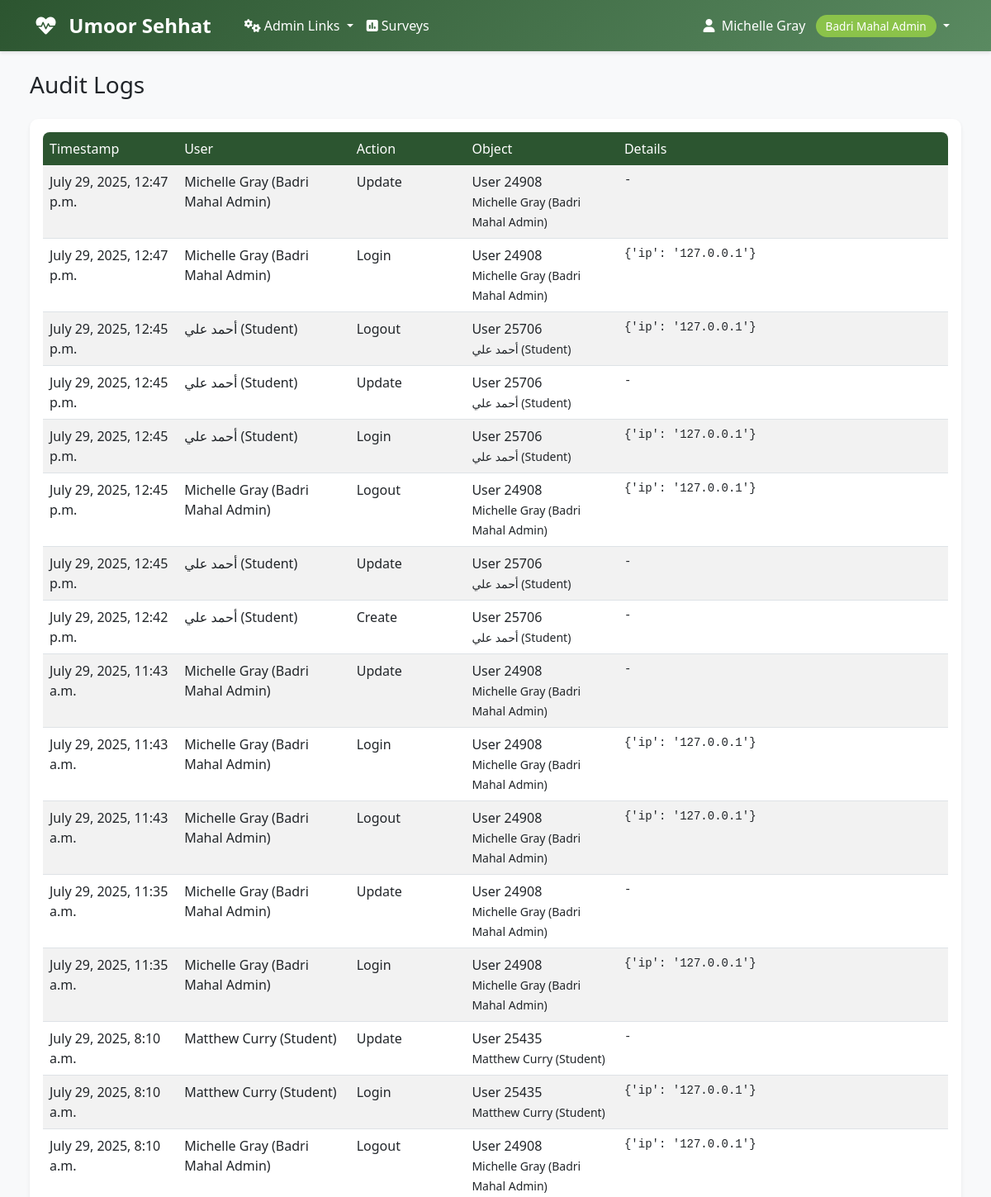
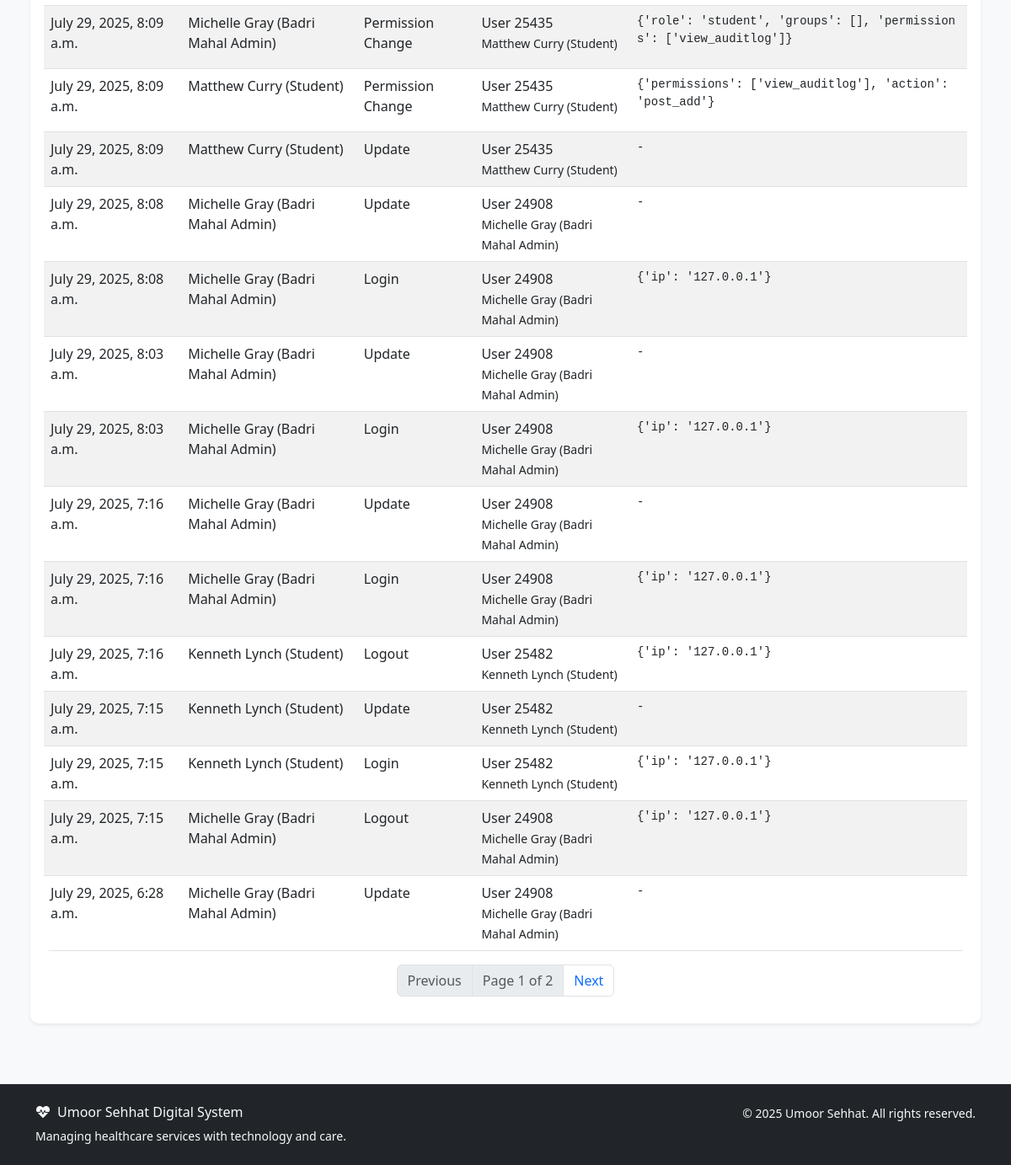
/accounts/audit-logs/ (signed in), run on an earlier commit of the app's database (2 pictures, top to bottom).
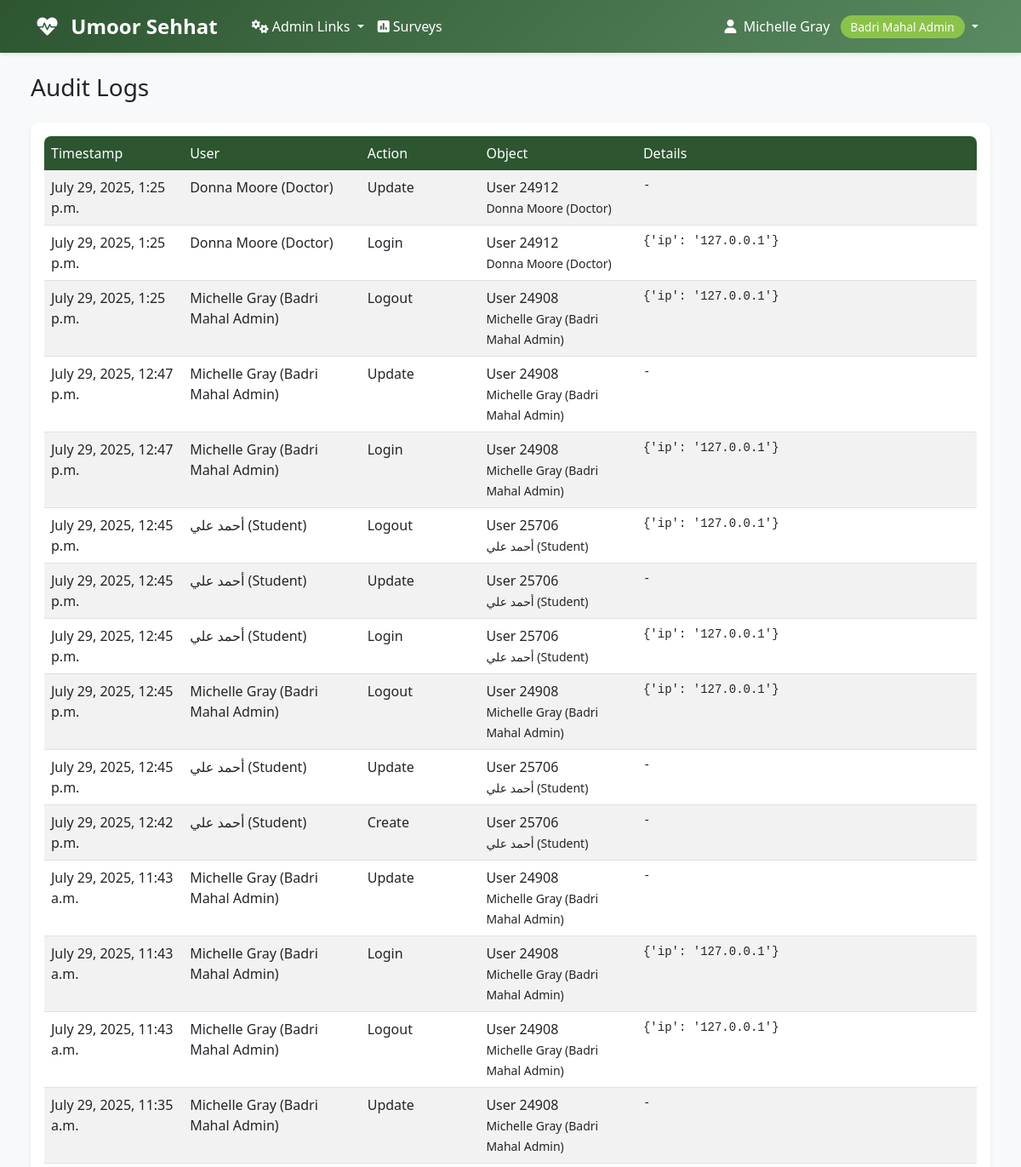
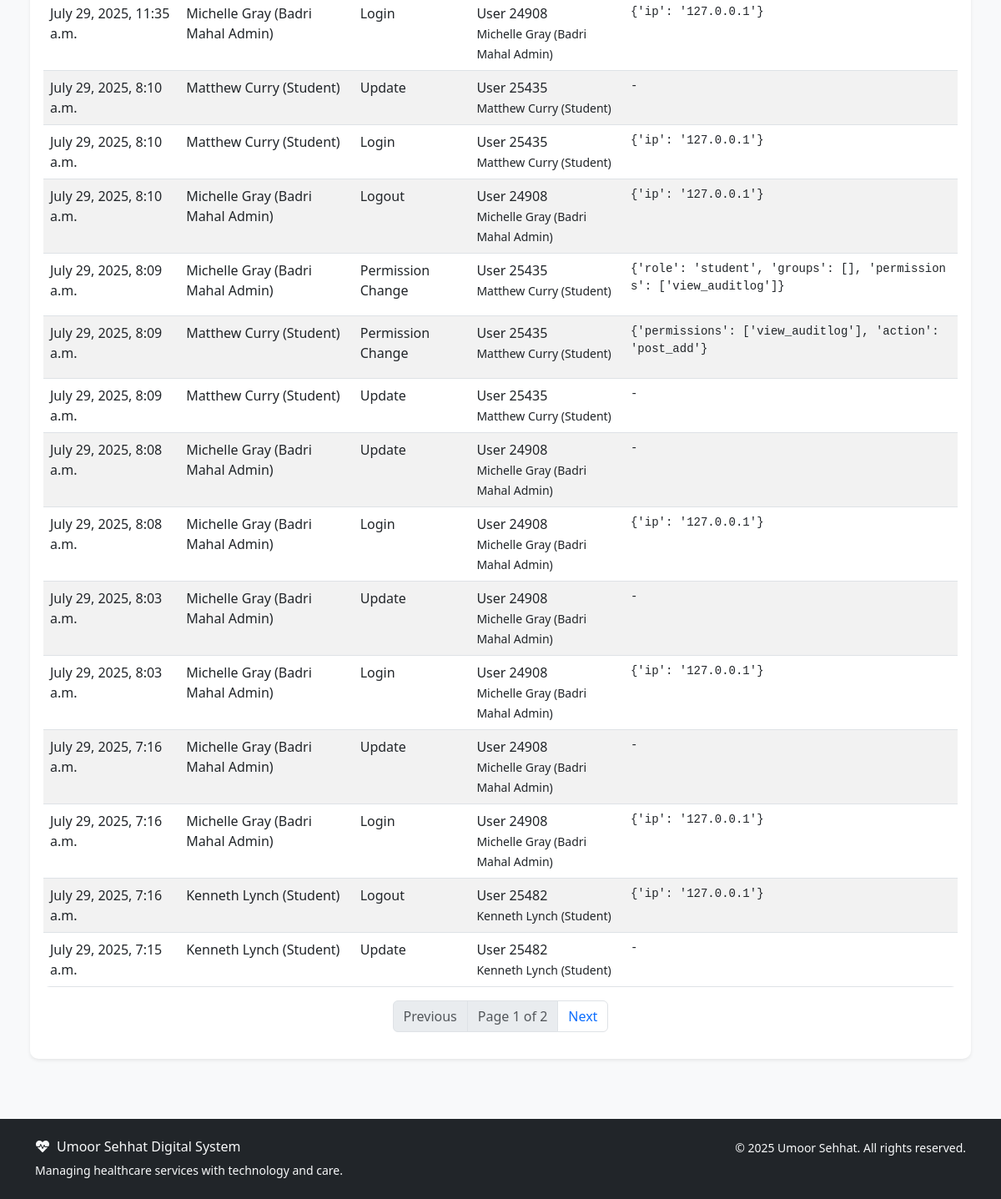
And on a later commit of the database (2 pictures, top to bottom).
### accounts/models.py (models this page shows, shortened)
class AuditLog(models.Model):
    ACTION_CHOICES = [
        ('create', 'Create'),
        ('update', 'Update'),
        ('delete', 'Delete'),
        ('login', 'Login'),
        ('logout', 'Logout'),
        ('permission_change', 'Permission Change'),
        ('other', 'Other'),
    ]
    user = models.ForeignKey(User, on_delete=models.SET_NULL, null=True, blank=True, related_name='audit_logs')
    action = models.CharField(max_length=32, choices=ACTION_CHOICES)
    object_type = models.CharField(max_length=64, blank=True, null=True)
    object_id = models.CharField(max_length=64, blank=True, null=True)
    object_repr = models.CharField(max_length=256, blank=True, null=True)
    timestamp = models.DateTimeField(auto_now_add=True)
    extra_data = models.JSONField(blank=True, null=True)
    class Meta:
        ordering = ['-timestamp']
        verbose_name = 'Audit Log'
        verbose_name_plural = 'Audit Logs'

class User(AbstractUser):
    ROLE_CHOICES = [
        ('aamil', 'Aamil'),
        ('moze_coordinator', 'Moze Coordinator'),
        ('doctor', 'Doctor'),
        ('student', 'Student'),
        ('badri_mahal_admin', 'Badri Mahal Admin'),
    ]
    role = models.CharField(max_length=20, choices=ROLE_CHOICES, default='student')
    its_id = models.CharField(
        max_length=8,
        unique=True,
        null=True,
        blank=True,
        validators=[RegexValidator(
            regex=r'^\d{8}$',
            message='ITS ID must be exactly 8 digits',
            code='invalid_its_id'
        )],
        help_text='8-digit ITS ID'
    )
    phone_number = models.CharField(max_length=15, blank=True, null=True)
    profile_photo = models.URLField(blank=True, null=True)
    arabic_name = models.CharField(max_length=100, blank=True, null=True)
    age = models.PositiveIntegerField(blank=True, null=True)
    verified_certificate = models.FileField(upload_to='certificates/', blank=True, null=True)
    specialty = models.CharField(max_length=100, blank=True, null=True)
    college = models.CharField(max_length=100, blank=True, null=True)  # For students
    specialization = models.CharField(max_length=100, blank=True, null=True)  # For students
    created_at = models.DateTimeField(auto_now_add=True)
    updated_at = models.DateTimeField(auto_now=True)
    def __str__(self):
        return f"{self.get_full_name()} ({self.get_role_display()})"
    def get_full_name(self):
        if self.arabic_name:
            return self.arabic_name
        return super().get_full_name() or self.username
    @property
    def is_aamil(self):
        return self.role == 'aamil'
    @property
    def is_moze_coordinator(self):
        return self.role == 'moze_coordinator'
    @property
    def is_doctor(self):
        return self.role == 'doctor'
    @property
    def is_student(self):
        return self.role == 'student'
    @property
    def is_admin(self):
        return self.role == 'badri_mahal_admin' or self.is_superuser
    class Meta:
        verbose_name = 'User'
        verbose_name_plural = 'Users'
        ordering = ['first_name', 'last_name']

### accounts/views.py (the view)
# urls.py: path('audit-logs/', views.AuditLogListView.as_view(), name='audit_log_list'),
class AuditLogListView(LoginRequiredMixin, UserPassesTestMixin, TemplateView):
    template_name = 'accounts/audit_log_list.html'
    paginate_by = 30
    def test_func(self):
        return self.request.user.is_admin
    def get_context_data(self, **kwargs):
        context = super().get_context_data(**kwargs)
        logs = AuditLog.objects.select_related('user').all()
        paginator = Paginator(logs, self.paginate_by)
        page_number = self.request.GET.get('page')
        page_obj = paginator.get_page(page_number)
        context['page_obj'] = page_obj
        return context

### templates/accounts/audit_log_list.html (shortened to what this page needs)
{% extends 'base.html' %}
{% block content %}
<div class="container-fluid px-2 px-md-4">
    <h1 class="h3 mb-4">Audit Logs</h1>
    <div class="card shadow-sm">
        <div class="card-body">
            <div class="table-responsive">
                <table class="table table-striped table-hover">
                    <thead>
                        <tr>
                            <th>Timestamp</th>
                            <th>User</th>
                            <th>Action</th>
                            <th>Object</th>
                            <th>Details</th>
                        </tr>
                    </thead>
                    <tbody>
                        {% for log in page_obj %}
                        <tr>
                            <td>{{ log.timestamp }}</td>
                            <td>{{ log.user|default:'-' }}</td>
                            <td>{{ log.get_action_display }}</td>
                            <td>{{ log.object_type }} {{ log.object_id }}<br><small>{{ log.object_repr }}</small></td>
                            <td><pre style="white-space: pre-wrap; word-break: break-all;">{{ log.extra_data|default:'-' }}</pre></td>
                        </tr>
                        {% empty %}
                        <tr><td colspan="5" class="text-center">No audit logs found.</td></tr>
                        {% endfor %}
                    </tbody>
                </table>
            </div>
            <nav>
                <ul class="pagination justify-content-center">
                    {% if page_obj.has_previous %}
                        <li class="page-item"><a class="page-link" href="?page={{ page_obj.previous_page_number }}">Previous</a></li>
                    {% else %}
                        <li class="page-item disabled"><span class="page-link">Previous</span></li>
                    {% endif %}
                    <li class="page-item disabled"><span class="page-link">Page {{ page_obj.number }} of {{ page_obj.paginator.num_pages }}</span></li>
                    {% if page_obj.has_next %}
                        <li class="page-item"><a class="page-link" href="?page={{ page_obj.next_page_number }}">Next</a></li>
                    {% else %}
                        <li class="page-item disabled"><span class="page-link">Next</span></li>
                    {% endif %}
                </ul>
            </nav>
        </div>
    </div>
</div>
{% endblock %}

What changed in the data, as far as the page shows it:
no longer on this page (row unchanged): AuditLog: timestamp "July 29, 2025, 7:15 a.m.", user "Kenneth Lynch (Student)", action "Login", object_type "User", object_id "25482", object_repr "Kenneth Lynch (Student)", extra_data "{'ip': '127.0.0.1'}"
no longer on this page (row unchanged): AuditLog: timestamp "July 29, 2025, 7:15 a.m.", user "Michelle Gray (Badri Mahal Admin)", action "Logout", object_type "User", object_id "24908", object_repr "Michelle Gray (Badri Mahal Admin)", extra_data "{'ip': '127.0.0.1'}"
no longer on this page (row unchanged): AuditLog: timestamp "July 29, 2025, 6:28 a.m.", user "Michelle Gray (Badri Mahal Admin)", action "Update", object_type "User", object_id "24908", object_repr "Michelle Gray (Badri Mahal Admin)", extra_data "-"
added AuditLog: timestamp "July 29, 2025, 1:25 p.m.", user "Donna Moore (Doctor)", action "Update", object_type "User", object_id "24912", object_repr "Donna Moore (Doctor)", extra_data "-"
added AuditLog: timestamp "July 29, 2025, 1:25 p.m.", user "Donna Moore (Doctor)", action "Login", object_type "User", object_id "24912", object_repr "Donna Moore (Doctor)", extra_data "{'ip': '127.0.0.1'}"
added AuditLog: timestamp "July 29, 2025, 1:25 p.m.", user "Michelle Gray (Badri Mahal Admin)", action "Logout", object_type "User", object_id "24908", object_repr "Michelle Gray (Badri Mahal Admin)", extra_data "{'ip': '127.0.0.1'}"
